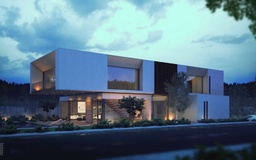
#> input picture Labs/lab1/Arch.jpg, 256 x 160 px, shrunk from 1280 x 801 before the run
$ python question5.b.py
#> lines starting #> are read from the running program, lines starting #| are printed output that depends on the picture
from PIL import Image
import numpy as np
import matplotlib.pyplot as plt

# Original Image
rgb_img = Image.open("Arch.jpg")
#> rgb_img is the input picture: PIL image 256x160 RGB; mean R, G, B 92.7, 119.9, 137.2

rgb_img_array = np.array(rgb_img)

# convert img to grayscale
gray_img = rgb_img.convert("L")
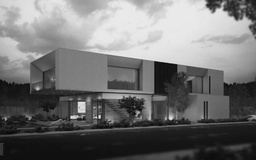
#> gray_img: PIL image 256x160 L; min 5, max 241, mean 113.7

img = np.array(gray_img)


# flip, flop, invert, rotate_90

def flip_img(x, y, rows):
    return (x, rows - 1 - y)


def flop_img(x, y, columns):
    return (columns - 1 - x, y)


def rotate_90_img(x, y, rows):
    return (rows - y - 1, x)


columns = gray_img.size[0]
#> columns = 256
rows = gray_img.size[1]
#> rows = 160

flip = img.copy()
flop = img.copy()
invert = 255 - img
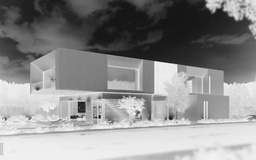
#> invert: shape (160, 256); min 14, max 250, mean 141.3
rotate = np.full((columns, rows), 0)


for x in range(columns):
    for y in range(rows):
        (x_flip, y_flip) = flip_img(x, y, rows)
        (x_flop, y_flop) = flop_img(x, y, columns)
        (x_rotate, y_rotate) = rotate_90_img(x, y, rows)
        flip[y][x] = img[y_flip][x_flip]
        flop[y][x] = img[y_flop][x_flop]
        rotate[x][y] = img[x_rotate][y_rotate]
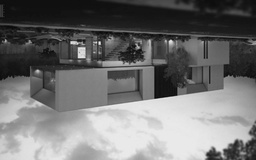
#> flip: shape (160, 256); min 5, max 241, mean 113.7
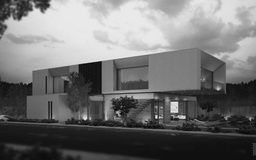
#> flop: shape (160, 256); min 5, max 241, mean 113.7
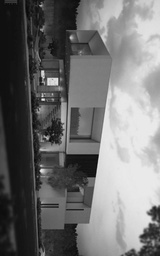
#> rotate: shape (256, 160) int64; min 5, max 241, mean 113.7


flip_img = Image.fromarray(flip)
flop_img = Image.fromarray(flop)
invert_img = Image.fromarray(invert)
#> (the run stopped early here; a loop or call above may not have finished)

$ run again, with Labs/lab1/parrot.png saved as Labs/lab1/Arch.jpg
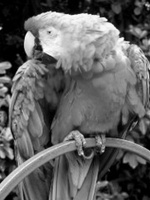
#> input picture Labs/lab1/parrot.png, 150 x 200 px
#> rgb_img is the input picture: PIL image 150x200 L; min 0, max 255, mean 97.1
#> after the loop `for x in range(columns):`:
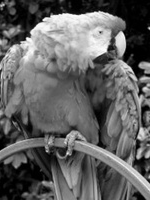
#> flop: shape (200, 150); min 0, max 255, mean 97.1
#> after the loop `for x in range(columns):`:
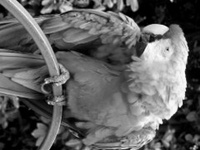
#> rotate: shape (150, 200) int64; min 0, max 255, mean 97.1
